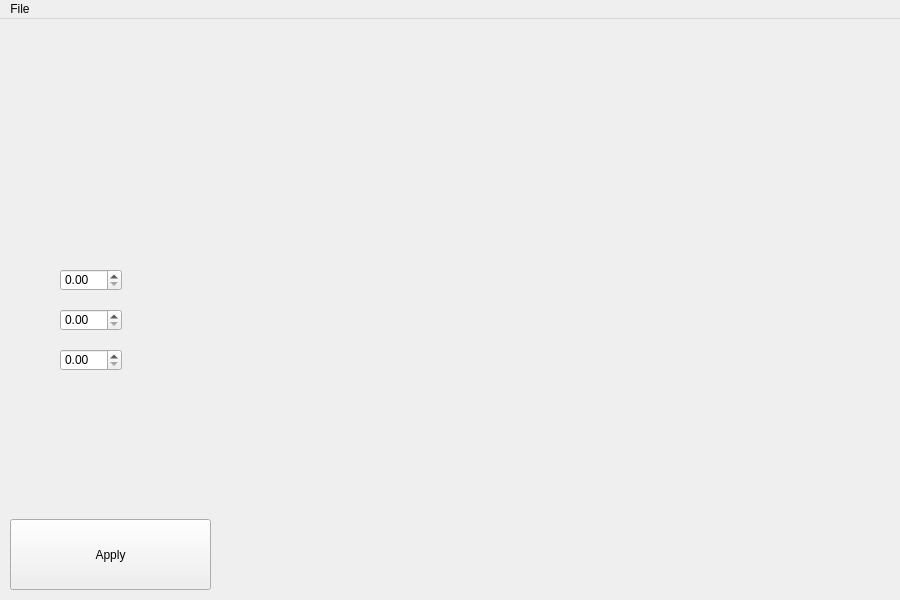
<?xml version="1.0" encoding="UTF-8"?>
<ui version="4.0">
 <class>main_window</class>
 <widget class="QMainWindow" name="main_window">
  <property name="geometry">
   <rect>
    <x>0</x>
    <y>0</y>
    <width>900</width>
    <height>600</height>
   </rect>
  </property>
  <property name="windowTitle">
   <string>MainWindow</string>
  </property>
  <property name="styleSheet">
   <string notr="true">.QPushButton
{
	transition-duration: 1s;
}

.QPushButton:hover
{
  box-shadow: 0 12px 16px 0 rgba(0,0,0,0.24), 0 17px 50px 0 rgba(0,0,0,0.19);
	background-color:red;
}</string>
  </property>
  <widget class="QWidget" name="centralwidget">
   <widget class="QPushButton" name="pushButton">
    <property name="geometry">
     <rect>
      <x>10</x>
      <y>500</y>
      <width>201</width>
      <height>71</height>
     </rect>
    </property>
    <property name="styleSheet">
     <string notr="true"/>
    </property>
    <property name="text">
     <string>Apply</string>
    </property>
    <property name="autoDefault">
     <bool>true</bool>
    </property>
   </widget>
   <widget class="QDoubleSpinBox" name="zinput">
    <property name="geometry">
     <rect>
      <x>60</x>
      <y>330</y>
      <width>62</width>
      <height>22</height>
     </rect>
    </property>
   </widget>
   <widget class="QDoubleSpinBox" name="yInput">
    <property name="geometry">
     <rect>
      <x>60</x>
      <y>290</y>
      <width>62</width>
      <height>22</height>
     </rect>
    </property>
   </widget>
   <widget class="QDoubleSpinBox" name="xInput">
    <property name="geometry">
     <rect>
      <x>60</x>
      <y>250</y>
      <width>62</width>
      <height>22</height>
     </rect>
    </property>
   </widget>
   <widget class="QLabel" name="pickaxeLabel">
    <property name="geometry">
     <rect>
      <x>400</x>
      <y>150</y>
      <width>270</width>
      <height>260</height>
     </rect>
    </property>
    <property name="text">
     <string/>
    </property>
    <property name="pixmap">
     <pixmap resource="resource.qrc">:/new/pickaxe.png</pixmap>
    </property>
    <property name="scaledContents">
     <bool>true</bool>
    </property>
   </widget>
  </widget>
  <widget class="QMenuBar" name="menubar">
   <property name="geometry">
    <rect>
     <x>0</x>
     <y>0</y>
     <width>900</width>
     <height>21</height>
    </rect>
   </property>
   <widget class="QMenu" name="menuDatei">
    <property name="title">
     <string>File</string>
    </property>
    <addaction name="actionOpen"/>
    <addaction name="actionSave"/>
   </widget>
   <addaction name="menuDatei"/>
  </widget>
  <action name="actionOpen">
   <property name="text">
    <string>Open</string>
   </property>
   <property name="shortcut">
    <string>Ctrl+O</string>
   </property>
  </action>
  <action name="actionSave">
   <property name="text">
    <string>Save</string>
   </property>
   <property name="shortcut">
    <string>Ctrl+S</string>
   </property>
  </action>
 </widget>
 <resources>
  <include location="resource.qrc"/>
 </resources>
 <connections/>
</ui>
